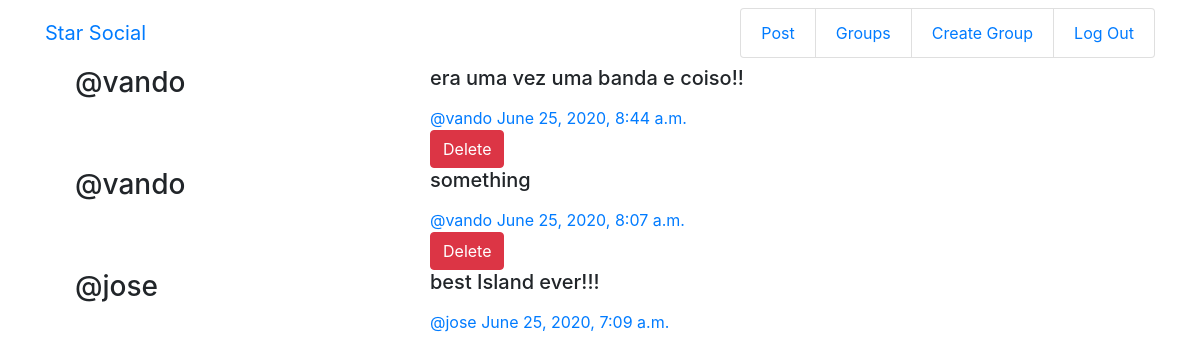
The app's page /posts/ (signed in) with its own data.
### posts/models.py (models this page shows, shortened)
class Post(models.Model):
    user = models.ForeignKey(User,related_name='posts',on_delete=models.CASCADE)
    created_at = models.DateTimeField(auto_now=True)
    message = models.TextField()
    message_html = models.TextField(editable=False)
    group = models.ForeignKey(Group, related_name='posts',null=True,blank=True,on_delete=models.CASCADE)
    class Meta:
        ordering = ['-created_at']
        unique_together = ['user','message']

### posts/views.py (the view)
# urls.py: path('',views.PostList.as_view(),name="all"),
class PostList(SelectRelatedMixin,generic.ListView):
    model = models.Post
    select_related = ('user','group')

### posts/templates/posts/post_list.html (shortened to what this page needs)
{% extends "posts/post_base.html" %}
{% block post_content %}
<div class="col-md-8">
    {% for post in post_list %}
    {% include "posts/_post.html"%}
    {%endfor%}
</div>
{%endblock%}

### posts/templates/posts/_post.html
<div class ="post media">
    <h3 class = "col-md-6">@{{post.user.username}}</h3>
    <div class="media-body col-md-6">
        <h5>{{post.message_html|safe}}</h5>
            <span class="username">
                <a href="{% url 'posts:for_user' username=post.user.username %}">@{{post.user.username}}</a>
            </span>
            <time class="time">
                <a href="{% url "posts:single" username=post.user.username pk=post.pk %}">{{post.created_at}}</a>
            </time>
        <div class = "media-footer">
            {% if user.is_authenticated and post.user == user and not hide_delete %}
                <a href="{%url "posts:delete" pk=post.pk%}" title="delete" class="btn btn-danger" role="button">
                    <span class = "text_danger icon-label"> Delete</span></a>
            {% endif %}
        </div>
    </div>
</div>

### records on screen
Post: user.username "vando", message_html "era uma vez uma banda e coiso!!", created_at "June 25, 2020, 8:44 a.m.", shows "Delete"
Post: user.username "vando", message_html "something", created_at "June 25, 2020, 8:07 a.m.", shows "Delete"
Post: user.username "jose", message_html "best Island ever!!!", created_at "June 25, 2020, 7:09 a.m."
